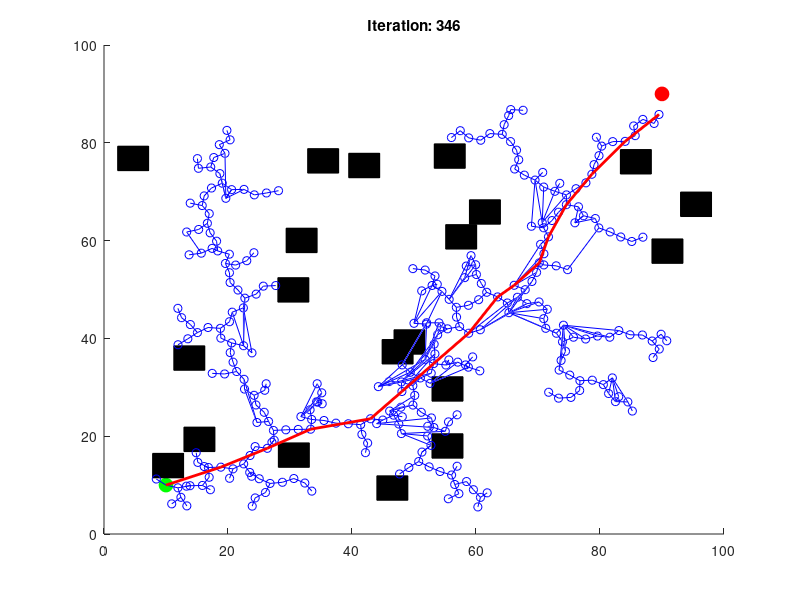

Write MATLAB code to recreate this figure.
function RRTstar
    % Parameters
    start = [10, 10];
    goal = [90, 90];
    % map limits
    x_max = 100;
    y_max = 100;
    max_iter = 1000; % iteration limit for planner
    step_size = 2;
    goal_radius = 5;
    search_radius = 10;
    num_obstacles = 20; % Number of obstacles
    obstacle_size = 5; % Size of each obstacle

    % Generate random obstacles
    obstacles = generateObstacles(num_obstacles, obstacle_size, x_max, y_max);

    % Initialize the tree with the start node
    tree.nodes = start;
    tree.cost = 0;
    tree.parent = 0;
    % figure parameters
    figure;
    hold on;
    xlim([0, x_max]);
    ylim([0, y_max]);
    plot(start(1), start(2), 'go', 'MarkerSize', 10, 'MarkerFaceColor', 'g');
    plot(goal(1), goal(2), 'ro', 'MarkerSize', 10, 'MarkerFaceColor', 'r');

    % Plot obstacles
    for i = 1:num_obstacles
        rectangle('Position', obstacles(i, :), 'FaceColor', [0, 0, 0]); % 0, 0, 0 face color rep black
    end

    for i = 1:max_iter
        % Sample random point
        rand_point = [rand * x_max, rand * y_max];

        % Find nearest node in the tree
        [nearest_node, nearest_idx] = nearestNode(tree.nodes, rand_point);

        % Steer towards the random point, syntax: steer(from, to, step_size)
        new_point = steer(nearest_node, rand_point, step_size);

        % Check if the new point is within the search radius and closer to the goal
        if ~isCollision(nearest_node, new_point, obstacles)
            % Find neighbors within the search radius
            neighbors = findNeighbors(tree.nodes, new_point, search_radius);

            % Choose the parent node which results in minimum cost
            [min_cost, min_idx] = chooseParent(neighbors, tree, nearest_idx, new_point);

            % Add the new node to the tree
            tree.nodes = [tree.nodes; new_point];
            tree.cost = [tree.cost; min_cost];
            tree.parent = [tree.parent; min_idx];

            % Rewire the tree
            tree = rewire(tree, neighbors, new_point, search_radius);

            % Plot the new point and edge
            plot([nearest_node(1), new_point(1)], [nearest_node(2), new_point(2)], 'b');
            plot(new_point(1), new_point(2), 'bo');
        end

        % Display iteration number
        title(['Iteration: ', num2str(i)]);

        % Update the plot
        drawnow;

        % Check if goal is reached
        if norm(new_point - goal) <= goal_radius
            disp('Goal reached!');
            break;
        end
    end

    % Trace the path from goal to start
    plotPath(tree, goal, goal_radius);
end

function obstacles = generateObstacles(num_obstacles, obstacle_size, x_max, y_max)
    % repmat function is used to replicate tile arrays
    obstacles = rand(num_obstacles, 2) .* (repmat([x_max, y_max] - obstacle_size, num_obstacles, 1));
    obstacles = [obstacles, repmat([obstacle_size, obstacle_size], num_obstacles, 1)];
end

function [nearest_node, nearest_idx] = nearestNode(nodes, point)
    dists = sqrt(sum((nodes - point).^2, 2));
    [~, nearest_idx] = min(dists);
    nearest_node = nodes(nearest_idx, :);
end

function new_point = steer(from, to, step_size)
    direction = to - from;
    distance = norm(direction);
    if distance > step_size
        direction = direction / distance * step_size;
    end
    new_point = from + direction;
end

function collision = isCollision(from, to, obstacles)
    collision = false;
    for i = 1:size(obstacles, 1)
        obs = obstacles(i, :);
        if lineIntersectsRect(from, to, obs)
            collision = true;
            return;
        end
    end
end

function intersects = lineIntersectsRect(p1, p2, rect)
    % Check if the line segment from p1 to p2 intersects the rectangle
    intersects = ...
        lineIntersectsLine(p1, p2, rect(1:2), rect(1:2) + [rect(3), 0]) || ...
        lineIntersectsLine(p1, p2, rect(1:2), rect(1:2) + [0, rect(4)]) || ...
        lineIntersectsLine(p1, p2, rect(1:2) + [rect(3), 0], rect(1:2) + rect(3:4)) || ...
        lineIntersectsLine(p1, p2, rect(1:2) + [0, rect(4)], rect(1:2) + rect(3:4));
end

function intersects = lineIntersectsLine(p1, p2, q1, q2)
    % Check if the line segment from p1 to p2 intersects the line segment from q1 to q2
    d = (q2(2) - q1(2)) * (p2(1) - p1(1)) - (q2(1) - q1(1)) * (p2(2) - p1(2));
    if d == 0
        intersects = false;
        return;
    end
    ua = ((q2(1) - q1(1)) * (p1(2) - q1(2)) - (q2(2) - q1(2)) * (p1(1) - q1(1))) / d;
    ub = ((p2(1) - p1(1)) * (p1(2) - q1(2)) - (p2(2) - p1(2)) * (p1(1) - q1(1))) / d;
    intersects = (ua >= 0 && ua <= 1) && (ub >= 0 && ub <= 1);
end

function neighbors = findNeighbors(nodes, point, radius)
    dists = sqrt(sum((nodes - point).^2, 2));
    neighbors = find(dists <= radius);
end

function [min_cost, min_idx] = chooseParent(neighbors, tree, nearest_idx, new_point)
    min_cost = tree.cost(nearest_idx) + norm(tree.nodes(nearest_idx, :) - new_point);
    min_idx = nearest_idx;
    for i = 1:length(neighbors)
        n = neighbors(i);
        cost = tree.cost(n) + norm(tree.nodes(n, :) - new_point);
        if cost < min_cost
            min_cost = cost;
            min_idx = n;
        end
    end
end

function tree = rewire(tree, neighbors, new_point, radius)
    new_idx = size(tree.nodes, 1);
    for i = 1:length(neighbors)
        n = neighbors(i);
        if n == new_idx
            continue;
        end
        cost = tree.cost(new_idx) + norm(tree.nodes(new_idx, :) - tree.nodes(n, :));
        if cost < tree.cost(n)
            tree.cost(n) = cost;
            tree.parent(n) = new_idx;
            % Update the tree plot
            plot([tree.nodes(n, 1), tree.nodes(tree.parent(n), 1)], ...
                 [tree.nodes(n, 2), tree.nodes(tree.parent(n), 2)], 'w');
            plot([tree.nodes(n, 1), tree.nodes(new_idx, 1)], ...
                 [tree.nodes(n, 2), tree.nodes(new_idx, 2)], 'b');
        end
    end
end

function plotPath(tree, goal, goal_radius)
    dists = sqrt(sum((tree.nodes - goal).^2, 2));
    [~, goal_idx] = min(dists);
    if dists(goal_idx) <= goal_radius
        node = goal_idx;
        while node ~= 0
            parent = tree.parent(node);
            if parent == 0
                break;
            end
            plot([tree.nodes(node, 1), tree.nodes(parent, 1)], ...
                 [tree.nodes(node, 2), tree.nodes(parent, 2)], 'r', 'LineWidth', 2);
            node = parent;
        end
    end
end
